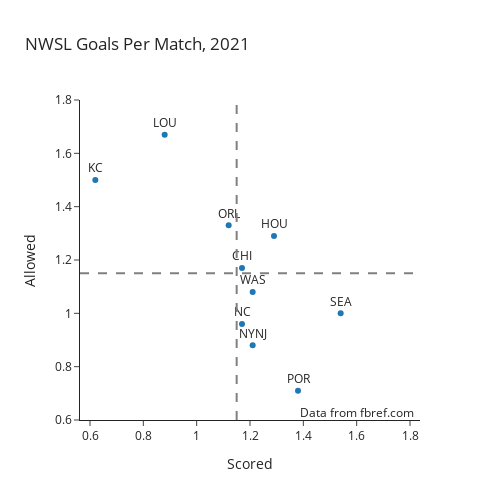

The cell this chart's notebook holds for it:
### Code cell
fig = px.scatter(df, 
                 x="goals_scored_per_match", 
                 y = "goals_allowed_per_match",
                 labels = dict(goals_scored_per_match = "Scored", goals_allowed_per_match = "Allowed"),
                 template = 'simple_white',
                 title = "NWSL Goals Per Match, 2021",
                 text = 'Abbr',
                 width = 500,
                 height = 500
                 )

fig.update_traces(textposition = 'top center')
fig.update_xaxes(range = [0.6, 1.8], nticks = 7)
fig.update_yaxes(range = [0.6, 1.8], nticks = 7,
                 scaleanchor = "x", # make the y axis tied to X
                 scaleratio = 1)

fig.add_hline(y = 1.15, opacity = 1, line_width = 2, line_dash = 'dash', line_color = 'grey')
fig.add_vline(x = 1.15, opacity = 1, line_width = 2, line_dash = 'dash', line_color = 'grey')

fig.add_annotation(x = 1.6, y = 0.63, text = "Data from fbref.com", showarrow = False)

fig.show()

### Figure 1 — Plotly figure (JSON) as saved in the notebook; plotly's stock layout.template omitted (floating-point values rounded to 4 significant figures)
{"data": [{"hovertemplate": "Scored=%{x}<br>Allowed=%{y}<br>Abbr=%{text}<extra></extra>", "legendgroup": "", "marker": {"color": "#1F77B4", "symbol": "circle"}, "mode": "markers+text", "name": "", "orientation": "v", "showlegend": false, "text": ["POR", "SEA", "WAS", "CHI", "NYNJ", "NC", "HOU", "ORL", "LOU", "KC"], "textposition": "top center", "type": "scatter", "x": [1.38, 1.54, 1.21, 1.17, 1.21, 1.17, 1.29, 1.12, 0.88, 0.62], "xaxis": "x", "y": [0.71, 1, 1.08, 1.17, 0.88, 0.96, 1.29, 1.33, 1.67, 1.5], "yaxis": "y"}], "layout": {"annotations": [{"showarrow": false, "text": "Data from fbref.com", "x": 1.6, "y": 0.63}], "height": 500, "legend": {"tracegroupgap": 0}, "shapes": [{"line": {"color": "grey", "dash": "dash", "width": 2}, "opacity": 1, "type": "line", "x0": 0, "x1": 1, "xref": "x domain", "y0": 1.15, "y1": 1.15, "yref": "y"}, {"line": {"color": "grey", "dash": "dash", "width": 2}, "opacity": 1, "type": "line", "x0": 1.15, "x1": 1.15, "xref": "x", "y0": 0, "y1": 1, "yref": "y domain"}], "title": {"text": "NWSL Goals Per Match, 2021"}, "width": 500, "xaxis": {"anchor": "y", "domain": [0, 1], "nticks": 7, "range": [0.6, 1.8], "title": {"text": "Scored"}}, "yaxis": {"anchor": "x", "domain": [0, 1], "nticks": 7, "range": [0.6, 1.8], "scaleanchor": "x", "scaleratio": 1, "title": {"text": "Allowed"}}}}
